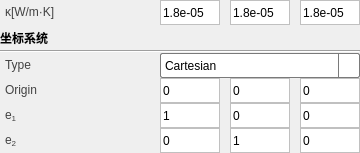
            <widget class="QWidget" name="widget_32" native="true">
             <layout class="QGridLayout" name="gridLayout_37">
              <property name="leftMargin">
               <number>0</number>
              </property>
              <property name="topMargin">
               <number>0</number>
              </property>
              <property name="rightMargin">
               <number>0</number>
              </property>
              <property name="bottomMargin">
               <number>0</number>
              </property>
              <property name="horizontalSpacing">
               <number>6</number>
              </property>
              <property name="verticalSpacing">
               <number>0</number>
              </property>
              <item row="0" column="0">
               <layout class="QVBoxLayout" name="verticalLayout_21">
                <item>
                 <layout class="QHBoxLayout" name="horizontalLayout_23">
                  <property name="spacing">
                   <number>0</number>
                  </property>
                  <item>
                   <widget class="QLabel" name="label_47">
                    <property name="minimumSize">
                     <size>
                      <width>120</width>
                      <height>25</height>
                     </size>
                    </property>
                    <property name="maximumSize">
                     <size>
                      <width>120</width>
                      <height>25</height>
                     </size>
                    </property>
                    <property name="styleSheet">
                     <string notr="true">QLabel {
    font-family: 'Arial'; /* 字体 */
    font-size: 9pt;       /* 字体大小 */
    color: rgb(66, 66, 66);  
    padding: 2px; 
}</string>
                    </property>
                    <property name="text">
                     <string>&lt;html&gt;&lt;head/&gt;&lt;body&gt;&lt;p&gt;&lt;span style=&quot; font-size:9pt;&quot;&gt;κ[W/m·K]&lt;/span&gt;&lt;/p&gt;&lt;/body&gt;&lt;/html&gt;</string>
                    </property>
                   </widget>
                  </item>
                  <item>
                   <spacer name="horizontalSpacer_47">
                    <property name="orientation">
                     <enum>Qt::Horizontal</enum>
                    </property>
                    <property name="sizeHint" stdset="0">
                     <size>
                      <width>40</width>
                      <height>20</height>
                     </size>
                    </property>
                   </spacer>
                  </item>
                  <item>
                   <widget class="QLineEdit" name="lineEdit_69">
                    <property name="minimumSize">
                     <size>
                      <width>60</width>
                      <height>25</height>
                     </size>
                    </property>
                    <property name="maximumSize">
                     <size>
                      <width>60</width>
                      <height>25</height>
                     </size>
                    </property>
                    <property name="styleSheet">
                     <string notr="true">QLineEdit {
    border: 1px solid rgb(192, 192, 192); /* 默认边框颜色 */
}
QLineEdit:focus {
    border: 1px solid rgb(50, 170, 233); /* 焦点时的边框颜色 */
    outline: none;                       /* 移除默认虚线框 */
}</string>
                    </property>
                    <property name="text">
                     <string>1.8e-05</string>
                    </property>
                   </widget>
                  </item>
                  <item>
                   <spacer name="horizontalSpacer_48">
                    <property name="orientation">
                     <enum>Qt::Horizontal</enum>
                    </property>
                    <property name="sizeType">
                     <enum>QSizePolicy::Fixed</enum>
                    </property>
                    <property name="sizeHint" stdset="0">
                     <size>
                      <width>10</width>
                      <height>20</height>
                     </size>
                    </property>
                   </spacer>
                  </item>
                  <item>
                   <widget class="QLineEdit" name="lineEdit_70">
                    <property name="minimumSize">
                     <size>
                      <width>60</width>
                      <height>25</height>
                     </size>
                    </property>
                    <property name="maximumSize">
                     <size>
                      <width>60</width>
                      <height>25</height>
                     </size>
                    </property>
                    <property name="styleSheet">
                     <string notr="true">QLineEdit {
    border: 1px solid rgb(192, 192, 192); /* 默认边框颜色 */
}
QLineEdit:focus {
    border: 1px solid rgb(50, 170, 233); /* 焦点时的边框颜色 */
    outline: none;                       /* 移除默认虚线框 */
}</string>
                    </property>
                    <property name="text">
                     <string>1.8e-05</string>
                    </property>
                   </widget>
                  </item>
                  <item>
                   <spacer name="horizontalSpacer_49">
                    <property name="orientation">
                     <enum>Qt::Horizontal</enum>
                    </property>
                    <property name="sizeType">
                     <enum>QSizePolicy::Fixed</enum>
                    </property>
                    <property name="sizeHint" stdset="0">
                     <size>
                      <width>10</width>
                      <height>20</height>
                     </size>
                    </property>
                   </spacer>
                  </item>
                  <item>
                   <widget class="QLineEdit" name="lineEdit_79">
                    <property name="minimumSize">
                     <size>
                      <width>60</width>
                      <height>25</height>
                     </size>
                    </property>
                    <property name="maximumSize">
                     <size>
                      <width>60</width>
                      <height>25</height>
                     </size>
                    </property>
                    <property name="styleSheet">
                     <string notr="true">QLineEdit {
    border: 1px solid rgb(192, 192, 192); /* 默认边框颜色 */
}
QLineEdit:focus {
    border: 1px solid rgb(50, 170, 233); /* 焦点时的边框颜色 */
    outline: none;                       /* 移除默认虚线框 */
}</string>
                    </property>
                    <property name="text">
                     <string>1.8e-05</string>
                    </property>
                   </widget>
                  </item>
                 </layout>
                </item>
                <item>
                 <layout class="QHBoxLayout" name="horizontalLayout_47">
                  <item>
                   <widget class="QLabel" name="label_43">
                    <property name="minimumSize">
                     <size>
                      <width>100</width>
                      <height>25</height>
                     </size>
                    </property>
                    <property name="maximumSize">
                     <size>
                      <width>100</width>
                      <height>25</height>
                     </size>
                    </property>
                    <property name="font">
                     <font>
                      <weight>75</weight>
                      <bold>true</bold>
                     </font>
                    </property>
                    <property name="text">
                     <string>坐标系统</string>
                    </property>
                   </widget>
                  </item>
                  <item>
                   <spacer name="horizontalSpacer_43">
                    <property name="orientation">
                     <enum>Qt::Horizontal</enum>
                    </property>
                    <property name="sizeHint" stdset="0">
                     <size>
                      <width>40</width>
                      <height>20</height>
                     </size>
                    </property>
                   </spacer>
                  </item>
                 </layout>
                </item>
                <item>
                 <widget class="Line" name="line_5">
                  <property name="orientation">
                   <enum>Qt::Horizontal</enum>
                  </property>
                 </widget>
                </item>
                <item>
                 <layout class="QHBoxLayout" name="horizontalLayout_57">
                  <property name="spacing">
                   <number>0</number>
                  </property>
                  <item>
                   <widget class="QLabel" name="label_48">
                    <property name="minimumSize">
                     <size>
                      <width>100</width>
                      <height>25</height>
                     </size>
                    </property>
                    <property name="maximumSize">
                     <size>
                      <width>100</width>
                      <height>25</height>
                     </size>
                    </property>
                    <property name="styleSheet">
                     <string notr="true">QLabel {
    font-family: 'Arial'; /* 字体 */
    font-size: 9pt;       /* 字体大小 */
    color: rgb(66, 66, 66);  
    padding: 2px; 
}</string>
                    </property>
                    <property name="text">
                     <string>&lt;html&gt;&lt;head/&gt;&lt;body&gt;&lt;p&gt;Type&lt;/p&gt;&lt;/body&gt;&lt;/html&gt;</string>
                    </property>
                   </widget>
                  </item>
                  <item>
                   <spacer name="horizontalSpacer_44">
                    <property name="orientation">
                     <enum>Qt::Horizontal</enum>
                    </property>
                    <property name="sizeHint" stdset="0">
                     <size>
                      <width>40</width>
                      <height>20</height>
                     </size>
                    </property>
                   </spacer>
                  </item>
                  <item>
                   <widget class="QComboBox" name="comboBox_9">
                    <property name="minimumSize">
                     <size>
                      <width>200</width>
                      <height>12</height>
                     </size>
                    </property>
                    <property name="maximumSize">
                     <size>
                      <width>200</width>
                      <height>25</height>
                     </size>
                    </property>
                    <property name="styleSheet">
                     <string notr="true">QComboBox {
    background-color: white;
    border: 1px solid rgb(122, 122, 122); /* 默认边界颜色 */
    border-radius: 2px;
    min-height: 10px;
}

QComboBox:hover {
    border: 1px solid rgb(23, 23, 23); /* 鼠标悬浮时边界颜色 */
}

QComboBox::drop-down {
    subcontrol-origin: padding;
    subcontrol-position: top right;
    width: 20px;
    border-left-width: 1px;
    border-left-color: rgb(122, 122, 122); /* 默认边界颜色 */
    border-left-style: solid;
    border-top-right-radius: 3px;
    border-bottom-right-radius: 3px;
}

QComboBox::drop-down:hover {
    border-left-color: rgb(23, 23, 23); /* 鼠标悬浮时边界颜色 */
}

QComboBox::down-arrow {
    image: url(&quot;../res/arrow.png&quot;); /* 使用相对路径 */
    width: 10px;
    height: 10px;
}

QComboBox QAbstractItemView {
    border: 1px solid rgb(122, 122, 122); /* 默认边界颜色 */
    selection-background-color: #f0f0f0;
    selection-color: black;
    outline: 0px;
}

QComboBox QAbstractItemView::item {
    min-height: 20px; /* 增加选项高度 */
}

QComboBox QAbstractItemView QScrollBar:vertical {
    border: 1px solid rgb(122, 122, 122); /* 默认边界颜色 */
    background: white;
    width: 12px;
    margin: 0px 0px 0px 0px;
}

QComboBox QAbstractItemView QScrollBar::handle:vertical {
    background: #bfbfbf;
    min-height: 20px;
    border-radius: 5px;
}

QComboBox QAbstractItemView QScrollBar::add-line:vertical {
    background: white;
    height: 0px;
    subcontrol-position: bottom;
    subcontrol-origin: margin;
}

QComboBox QAbstractItemView QScrollBar::sub-line:vertical {
    background: white;
    height: 0px;
    subcontrol-position: top;
    subcontrol-origin: margin;
}

QComboBox QAbstractItemView QScrollBarup-arrow:vertical, 
QComboBox QAbstractItemView QScrollBardown-arrow:vertical {
    border: none;
    width: 0px;
    height: 0px;
    background: none;
}

QComboBox QAbstractItemView QScrollBaradd-page:vertical, 
QComboBox QAbstractItemView QScrollBarsub-page:vertical {
    background: none;
}

</string>
                    </property>
                    <item>
                     <property name="text">
                      <string>Cartesian</string>
                     </property>
                    </item>
                    <item>
                     <property name="text">
                      <string>Cylindrical</string>
                     </property>
                    </item>
                   </widget>
                  </item>
                 </layout>
                </item>
                <item>
                 <layout class="QHBoxLayout" name="horizontalLayout_56">
                  <property name="spacing">
                   <number>0</number>
                  </property>
                  <item>
                   <widget class="QLabel" name="label_49">
                    <property name="minimumSize">
                     <size>
                      <width>100</width>
                      <height>25</height>
                     </size>
                    </property>
                    <property name="maximumSize">
                     <size>
                      <width>100</width>
                      <height>25</height>
                     </size>
                    </property>
                    <property name="styleSheet">
                     <string notr="true">QLabel {
    font-family: 'Arial'; /* 字体 */
    font-size: 9pt;       /* 字体大小 */
    color: rgb(66, 66, 66);  
    padding: 2px; 
}</string>
                    </property>
                    <property name="text">
                     <string>&lt;html&gt;&lt;head/&gt;&lt;body&gt;&lt;p&gt;Origin&lt;/p&gt;&lt;/body&gt;&lt;/html&gt;</string>
                    </property>
                   </widget>
                  </item>
                  <item>
                   <spacer name="horizontalSpacer_45">
                    <property name="orientation">
                     <enum>Qt::Horizontal</enum>
                    </property>
                    <property name="sizeHint" stdset="0">
                     <size>
                      <width>40</width>
                      <height>20</height>
                     </size>
                    </property>
                   </spacer>
                  </item>
                  <item>
                   <layout class="QHBoxLayout" name="horizontalLayout_48">
                    <property name="spacing">
                     <number>0</number>
                    </property>
                    <item>
                     <widget class="QLineEdit" name="lineEdit_88">
                      <property name="minimumSize">
                       <size>
                        <width>60</width>
                        <height>25</height>
                       </size>
                      </property>
                      <property name="maximumSize">
                       <size>
                        <width>60</width>
                        <height>25</height>
                       </size>
                      </property>
                      <property name="styleSheet">
                       <string notr="true">QLineEdit {
    border: 1px solid rgb(192, 192, 192); /* 默认边框颜色 */
}
QLineEdit:focus {
    border: 1px solid rgb(50, 170, 233); /* 焦点时的边框颜色 */
    outline: none;                       /* 移除默认虚线框 */
}</string>
                      </property>
                      <property name="text">
                       <string>0</string>
                      </property>
                     </widget>
                    </item>
                    <item>
                     <spacer name="horizontalSpacer_54">
                      <property name="orientation">
                       <enum>Qt::Horizontal</enum>
                      </property>
                      <property name="sizeType">
                       <enum>QSizePolicy::Fixed</enum>
                      </property>
                      <property name="sizeHint" stdset="0">
                       <size>
                        <width>10</width>
                        <height>17</height>
                       </size>
                      </property>
                     </spacer>
                    </item>
                    <item>
                     <widget class="QLineEdit" name="lineEdit_89">
                      <property name="minimumSize">
                       <size>
                        <width>60</width>
                        <height>25</height>
                       </size>
                      </property>
                      <property name="maximumSize">
                       <size>
                        <width>60</width>
                        <height>25</height>
                       </size>
                      </property>
                      <property name="styleSheet">
                       <string notr="true">QLineEdit {
    border: 1px solid rgb(192, 192, 192); /* 默认边框颜色 */
}
QLineEdit:focus {
    border: 1px solid rgb(50, 170, 233); /* 焦点时的边框颜色 */
    outline: none;                       /* 移除默认虚线框 */
}</string>
                      </property>
                      <property name="text">
                       <string>0</string>
                      </property>
                     </widget>
                    </item>
                    <item>
                     <spacer name="horizontalSpacer_57">
                      <property name="orientation">
                       <enum>Qt::Horizontal</enum>
                      </property>
                      <property name="sizeType">
                       <enum>QSizePolicy::Fixed</enum>
                      </property>
                      <property name="sizeHint" stdset="0">
                       <size>
                        <width>10</width>
                        <height>17</height>
                       </size>
                      </property>
                     </spacer>
                    </item>
                    <item>
                     <widget class="QLineEdit" name="lineEdit_90">
                      <property name="minimumSize">
                       <size>
                        <width>60</width>
                        <height>25</height>
                       </size>
                      </property>
                      <property name="maximumSize">
                       <size>
                        <width>60</width>
                        <height>25</height>
                       </size>
                      </property>
                      <property name="styleSheet">
                       <string notr="true">QLineEdit {
    border: 1px solid rgb(192, 192, 192); /* 默认边框颜色 */
}
QLineEdit:focus {
    border: 1px solid rgb(50, 170, 233); /* 焦点时的边框颜色 */
    outline: none;                       /* 移除默认虚线框 */
}</string>
                      </property>
                      <property name="text">
                       <string>0</string>
                      </property>
                     </widget>
                    </item>
                   </layout>
                  </item>
                 </layout>
                </item>
                <item>
                 <layout class="QHBoxLayout" name="horizontalLayout_53">
                  <property name="spacing">
                   <number>0</number>
                  </property>
                  <item>
                   <widget class="QLabel" name="label_52">
                    <property name="minimumSize">
                     <size>
                      <width>100</width>
                      <height>25</height>
                     </size>
                    </property>
                    <property name="maximumSize">
                     <size>
                      <width>100</width>
                      <height>25</height>
                     </size>
                    </property>
                    <property name="styleSheet">
                     <string notr="true">QLabel {
    font-family: 'Arial'; /* 字体 */
    font-size: 9pt;       /* 字体大小 */
    color: rgb(66, 66, 66);  
    padding: 2px; 
}</string>
                    </property>
                    <property name="text">
                     <string>&lt;html&gt;&lt;head/&gt;&lt;body&gt;&lt;p&gt;e&lt;span style=&quot; vertical-align:sub;&quot;&gt;1&lt;/span&gt;&lt;/p&gt;&lt;/body&gt;&lt;/html&gt;</string>
                    </property>
                   </widget>
                  </item>
                  <item>
                   <spacer name="horizontalSpacer_52">
                    <property name="orientation">
                     <enum>Qt::Horizontal</enum>
                    </property>
                    <property name="sizeHint" stdset="0">
                     <size>
                      <width>40</width>
                      <height>20</height>
                     </size>
                    </property>
                   </spacer>
                  </item>
                  <item>
                   <layout class="QHBoxLayout" name="horizontalLayout_49">
                    <property name="spacing">
                     <number>0</number>
                    </property>
                    <item>
                     <widget class="QLineEdit" name="lineEdit_91">
                      <property name="minimumSize">
                       <size>
                        <width>60</width>
                        <height>25</height>
                       </size>
                      </property>
                      <property name="maximumSize">
                       <size>
                        <width>60</width>
                        <height>25</height>
                       </size>
                      </property>
                      <property name="styleSheet">
                       <string notr="true">QLineEdit {
    border: 1px solid rgb(192, 192, 192); /* 默认边框颜色 */
}
QLineEdit:focus {
    border: 1px solid rgb(50, 170, 233); /* 焦点时的边框颜色 */
    outline: none;                       /* 移除默认虚线框 */
}</string>
                      </property>
                      <property name="text">
                       <string>1</string>
                      </property>
                     </widget>
                    </item>
                    <item>
                     <spacer name="horizontalSpacer_58">
                      <property name="orientation">
                       <enum>Qt::Horizontal</enum>
                      </property>
                      <property name="sizeType">
                       <enum>QSizePolicy::Fixed</enum>
                      </property>
                      <property name="sizeHint" stdset="0">
                       <size>
                        <width>10</width>
                        <height>17</height>
                       </size>
                      </property>
                     </spacer>
                    </item>
                    <item>
                     <widget class="QLineEdit" name="lineEdit_92">
                      <property name="minimumSize">
                       <size>
                        <width>60</width>
                        <height>25</height>
                       </size>
                      </property>
                      <property name="maximumSize">
                       <size>
                        <width>60</width>
                        <height>25</height>
                       </size>
                      </property>
                      <property name="styleSheet">
                       <string notr="true">QLineEdit {
    border: 1px solid rgb(192, 192, 192); /* 默认边框颜色 */
}
QLineEdit:focus {
    border: 1px solid rgb(50, 170, 233); /* 焦点时的边框颜色 */
    outline: none;                       /* 移除默认虚线框 */
}</string>
                      </property>
                      <property name="text">
                       <string>0</string>
                      </property>
                     </widget>
                    </item>
                    <item>
                     <spacer name="horizontalSpacer_59">
                      <property name="orientation">
                       <enum>Qt::Horizontal</enum>
                      </property>
                      <property name="sizeType">
                       <enum>QSizePolicy::Fixed</enum>
                      </property>
                      <property name="sizeHint" stdset="0">
                       <size>
                        <width>10</width>
                        <height>17</height>
                       </size>
                      </property>
                     </spacer>
                    </item>
                    <item>
                     <widget class="QLineEdit" name="lineEdit_93">
                      <property name="minimumSize">
                       <size>
                        <width>60</width>
                        <height>25</height>
                       </size>
                      </property>
                      <property name="maximumSize">
                       <size>
                        <width>60</width>
                        <height>25</height>
                       </size>
                      </property>
                      <property name="styleSheet">
                       <string notr="true">QLineEdit {
    border: 1px solid rgb(192, 192, 192); /* 默认边框颜色 */
}
QLineEdit:focus {
    border: 1px solid rgb(50, 170, 233); /* 焦点时的边框颜色 */
    outline: none;                       /* 移除默认虚线框 */
}</string>
                      </property>
                      <property name="text">
                       <string>0</string>
                      </property>
                     </widget>
                    </item>
                   </layout>
                  </item>
                 </layout>
                </item>
                <item>
                 <layout class="QHBoxLayout" name="horizontalLayout_52">
                  <property name="spacing">
                   <number>0</number>
                  </property>
                  <item>
                   <widget class="QLabel" name="label_53">
                    <property name="minimumSize">
                     <size>
                      <width>100</width>
                      <height>25</height>
                     </size>
                    </property>
                    <property name="maximumSize">
                     <size>
                      <width>100</width>
                      <height>25</height>
                     </size>
                    </property>
                    <property name="styleSheet">
                     <string notr="true">QLabel {
    font-family: 'Arial'; /* 字体 */
    font-size: 9pt;       /* 字体大小 */
    color: rgb(66, 66, 66);  
    padding: 2px; 
}</string>
                    </property>
                    <property name="text">
                     <string>&lt;html&gt;&lt;head/&gt;&lt;body&gt;&lt;p&gt;e&lt;span style=&quot; vertical-align:sub;&quot;&gt;2&lt;/span&gt;&lt;/p&gt;&lt;/body&gt;&lt;/html&gt;</string>
                    </property>
                   </widget>
                  </item>
                  <item>
                   <spacer name="horizontalSpacer_53">
                    <property name="orientation">
                     <enum>Qt::Horizontal</enum>
                    </property>
                    <property name="sizeHint" stdset="0">
                     <size>
                      <width>40</width>
                      <height>20</height>
                     </size>
                    </property>
                   </spacer>
                  </item>
                  <item>
                   <layout class="QHBoxLayout" name="horizontalLayout_51">
                    <property name="spacing">
                     <number>0</number>
                    </property>
                    <item>
                     <widget class="QLineEdit" name="lineEdit_94">
                      <property name="minimumSize">
                       <size>
                        <width>60</width>
                        <height>25</height>
                       </size>
                      </property>
                      <property name="maximumSize">
                       <size>
                        <width>60</width>
                        <height>25</height>
                       </size>
                      </property>
                      <property name="styleSheet">
                       <string notr="true">QLineEdit {
    border: 1px solid rgb(192, 192, 192); /* 默认边框颜色 */
}
QLineEdit:focus {
    border: 1px solid rgb(50, 170, 233); /* 焦点时的边框颜色 */
    outline: none;                       /* 移除默认虚线框 */
}</string>
                      </property>
                      <property name="text">
                       <string>0</string>
                      </property>
                     </widget>
                    </item>
                    <item>
                     <spacer name="horizontalSpacer_60">
                      <property name="orientation">
                       <enum>Qt::Horizontal</enum>
                      </property>
                      <property name="sizeType">
                       <enum>QSizePolicy::Fixed</enum>
                      </property>
                      <property name="sizeHint" stdset="0">
                       <size>
                        <width>10</width>
                        <height>17</height>
                       </size>
                      </property>
                     </spacer>
                    </item>
                    <item>
                     <widget class="QLineEdit" name="lineEdit_95">
                      <property name="minimumSize">
                       <size>
                        <width>60</width>
                        <height>25</height>
                       </size>
                      </property>
                      <property name="maximumSize">
                       <size>
                        <width>60</width>
                        <height>25</height>
                       </size>
                      </property>
                      <property name="styleSheet">
                       <string notr="true">QLineEdit {
    border: 1px solid rgb(192, 192, 192); /* 默认边框颜色 */
}
QLineEdit:focus {
    border: 1px solid rgb(50, 170, 233); /* 焦点时的边框颜色 */
    outline: none;                       /* 移除默认虚线框 */
}</string>
                      </property>
                      <property name="text">
                       <string>1</string>
                      </property>
                     </widget>
                    </item>
                    <item>
                     <spacer name="horizontalSpacer_61">
                      <property name="orientation">
                       <enum>Qt::Horizontal</enum>
                      </property>
                      <property name="sizeType">
                       <enum>QSizePolicy::Fixed</enum>
                      </property>
                      <property name="sizeHint" stdset="0">
                       <size>
                        <width>10</width>
                        <height>17</height>
                       </size>
                      </property>
                     </spacer>
                    </item>
                    <item>
                     <widget class="QLineEdit" name="lineEdit_98">
                      <property name="minimumSize">
                       <size>
                        <width>60</width>
                        <height>25</height>
                       </size>
                      </property>
                      <property name="maximumSize">
                       <size>
                        <width>60</width>
                        <height>25</height>
                       </size>
                      </property>
                      <property name="styleSheet">
                       <string notr="true">QLineEdit {
    border: 1px solid rgb(192, 192, 192); /* 默认边框颜色 */
}
QLineEdit:focus {
    border: 1px solid rgb(50, 170, 233); /* 焦点时的边框颜色 */
    outline: none;                       /* 移除默认虚线框 */
}</string>
                      </property>
                      <property name="text">
                       <string>0</string>
                      </property>
                     </widget>
                    </item>
                   </layout>
                  </item>
                 </layout>
                </item>
               </layout>
              </item>
             </layout>
            </widget>
